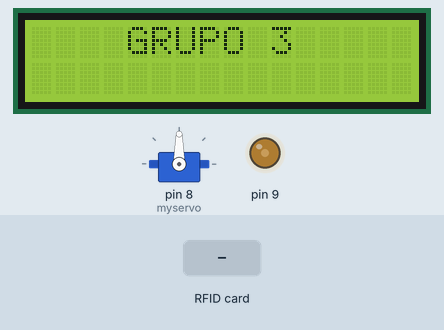
Simulated run of this sketch. Board: Arduino Mega 2560, built with avr-gcc and run on an emulated ATmega2560. Parts: servo, 16×2 character LCD, output pins drawn as LEDs (lit = HIGH). The inputs (shaded band) are chosen by the test bench. Pins used as bus, display or sensor lines are not drawn; what the sketch prints to the serial monitor is not drawn.

Above: at 5.2 s.
At 11.3 s:
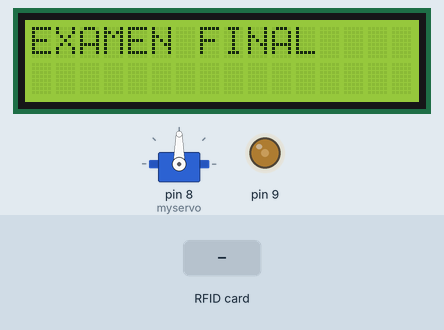
11.4 s: RFID card 10 01 FD A9 held to the reader
At 12.0 s:
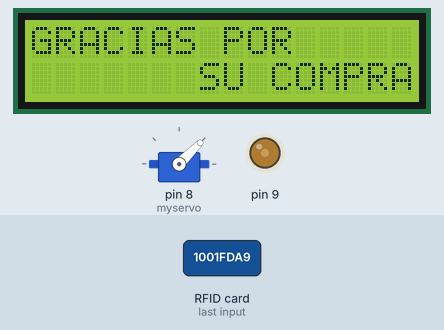
At 17.1 s:
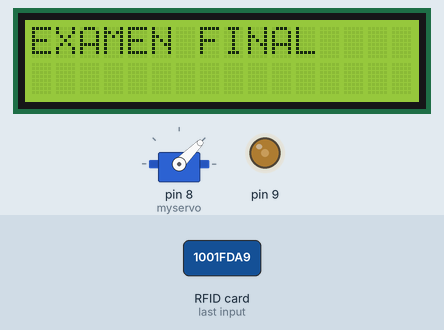
Timing chart, 0 to 18.6 s (numbered marks = the images above; inputs shaded):
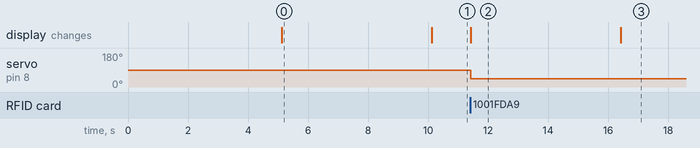

The sketch:

Codigo_caja_registradora.ino
```cpp
#include <LiquidCrystal.h>
#include<Servo.h>
#include <SPI.h>
#include <MFRC522.h>

Servo myservo;


#define RST_PIN         2         // Configurable, see typical pin layout above
#define SS_PIN          53          // Configurable, see typical pin layout above

MFRC522 mfrc522(SS_PIN, RST_PIN);  // Create MFRC522
LiquidCrystal lcd (12,11,4,5,6,7); // rs, e, d4, d5, d6,

byte LecturaUID[4];
byte Usuario1[4]= {0x10, 0x01, 0xFD, 0xA9} ; //tarjeta
byte Usuario2[4]= {0x38, 0x6C, 0xBB, 0x6E} ; //llavero

void setup() {

  myservo.attach(8);
    lcd.begin(16,2);
  Serial.begin(9600);
  SPI.begin();      // Init SPI bus
  mfrc522.PCD_Init();   // Init MFRC522
  Serial.println("IDENTIFIQUESE");
  analogWrite(9,80);
  lcd.setCursor(0,0);
  lcd.print("BIENVENIDO");
  lcd.setCursor(0,1);
  lcd.print("      A SUPER 24");
  delay(5000);
  lcd.clear();
  lcd.print("    GRUPO 3    ");
  delay(5000);
  lcd.clear();
}

void loop() {
 lcd.setCursor(0,0);
 lcd.print("EXAMEN FINAL");

  if ( ! mfrc522.PICC_IsNewCardPresent())
    return;

  // Select one of the cards
  if ( ! mfrc522.PICC_ReadCardSerial())
    return;

  Serial.print ("UID:");
  for (byte i = 0; i < mfrc522.uid.size; i++) {
   if (mfrc522.uid.uidByte[i] < 0x10){
    Serial.print(" 0");
   }
   else{
    Serial.print(" ");
   }
  Serial.print(mfrc522.uid.uidByte[i], HEX);
  LecturaUID[i]=mfrc522.uid.uidByte[i];
  }

  Serial.print("\t");

  if(comparaUID(LecturaUID, Usuario1)) {
    Serial.println("BIENVENIDO USUARIO 1");
    lcd.clear();
    lcd.setCursor(0,0);
    lcd.print("GRACIAS POR     ");
    lcd.setCursor(0,1);
    lcd.print("       SU COMPRA");
    myservo.write(45);
    delay(5000);
        lcd.clear();

}
  else if(comparaUID(LecturaUID, Usuario2)) {
    Serial.println("BIENVENIDO USUARIO 2");
    lcd.setCursor(0,0);
    lcd.print("VUELVA          ");
    lcd.setCursor(0,1);
    lcd.print("          PRONTO");
    delay(5000);
    myservo.write(0);
    lcd.clear();
  }
 else {
    Serial.println("NO TE CONOZCO");
    lcd.clear();
    lcd.print(0,0);
    lcd.print("CERRANDO        ");
    lcd.setCursor(0,1);
    lcd.print("            CAJA");
    myservo.write(180);
    delay(5000);
    lcd.clear();
           mfrc522.PICC_HaltA();
}
}
boolean comparaUID(byte lectura[],byte usuario[])
{
  for (byte i = 0; i < mfrc522.uid.size; i++) {
  if(lectura[i] != usuario[i])
    return(false);
  }
  return(true);
}
```

Measured:
- after the input at 11.4 s, servo on pin 8 (myservo): 90° → 45° at once; the display: changes at once (image 2)
- what the display in image 0 shows lasts 5.0 s, from 5.1 s to 10.1 s
